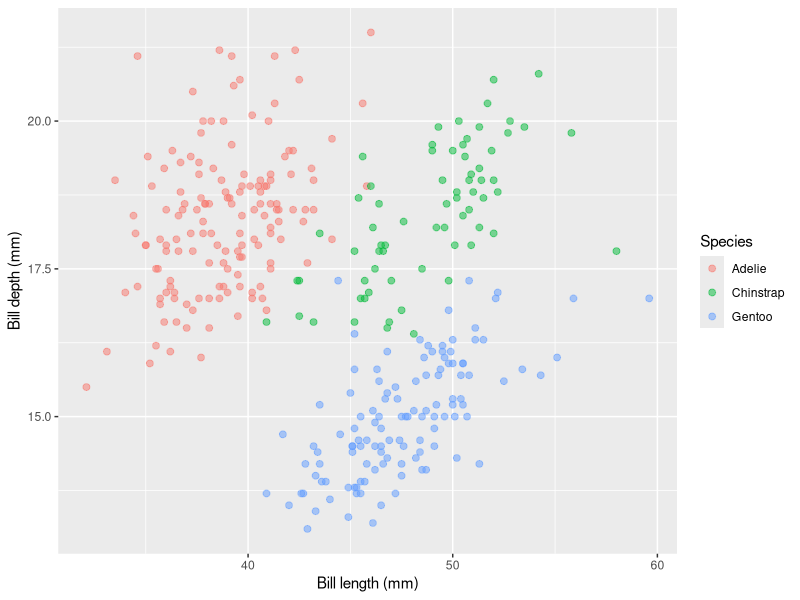

Recreate this plot in R.
library(tidyverse)
# install.packages("palmerpenguins") # Run this if you can't load the palmerpenguins library 
library(palmerpenguins)
pgs <- penguins %>% drop_na

pgs %>% 
  ggplot() +
  geom_point(aes(x = bill_length_mm, y = bill_depth_mm, color = species),
             size = 2, alpha = 0.5) +
  labs(x = "Bill length (mm)",
       y = "Bill depth (mm)",
       color = "Species")